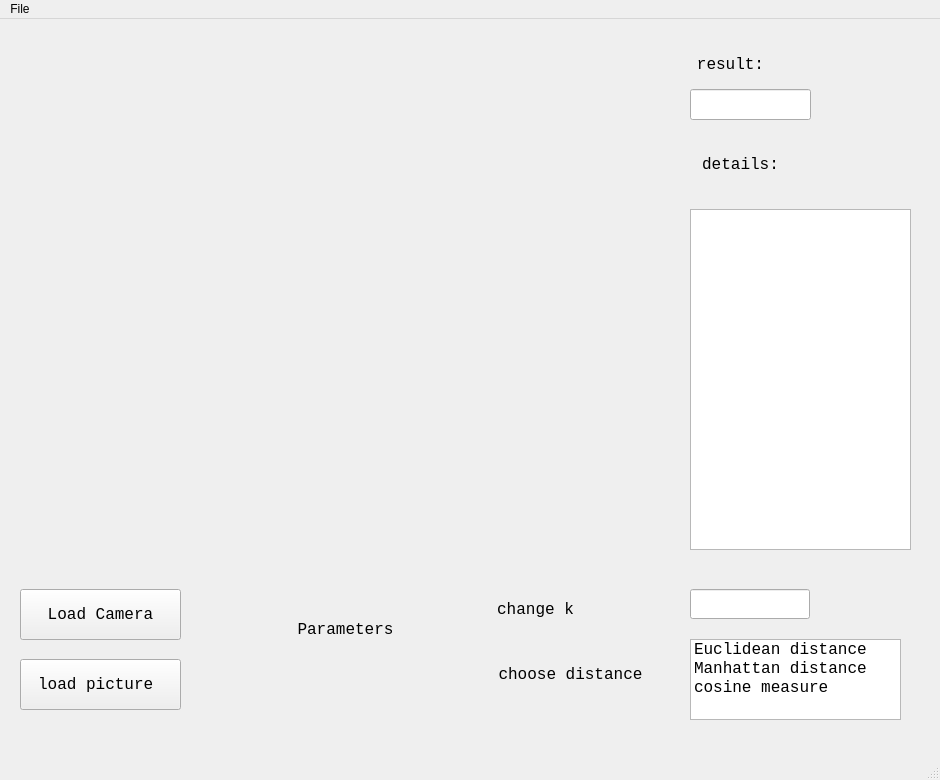
<?xml version="1.0" encoding="UTF-8"?>
<ui version="4.0">
 <class>MainWindow</class>
 <widget class="QMainWindow" name="MainWindow">
  <property name="geometry">
   <rect>
    <x>0</x>
    <y>0</y>
    <width>940</width>
    <height>780</height>
   </rect>
  </property>
  <property name="cursor">
   <cursorShape>ArrowCursor</cursorShape>
  </property>
  <property name="windowTitle">
   <string>MainWindow</string>
  </property>
  <widget class="QWidget" name="centralwidget">
   <property name="font">
    <font>
     <family>Consolas</family>
     <pointsize>12</pointsize>
     <weight>50</weight>
     <italic>false</italic>
     <bold>false</bold>
    </font>
   </property>
   <property name="styleSheet">
    <string notr="true">font: 12pt &quot;Consolas&quot;;</string>
   </property>
   <widget class="QPushButton" name="pushButton">
    <property name="enabled">
     <bool>true</bool>
    </property>
    <property name="geometry">
     <rect>
      <x>20</x>
      <y>570</y>
      <width>161</width>
      <height>51</height>
     </rect>
    </property>
    <property name="font">
     <font>
      <family>Consolas</family>
      <pointsize>12</pointsize>
      <weight>50</weight>
      <italic>false</italic>
      <bold>false</bold>
     </font>
    </property>
    <property name="text">
     <string>Load Camera</string>
    </property>
   </widget>
   <widget class="QLineEdit" name="lineEdit">
    <property name="geometry">
     <rect>
      <x>690</x>
      <y>570</y>
      <width>120</width>
      <height>30</height>
     </rect>
    </property>
   </widget>
   <widget class="QLabel" name="label">
    <property name="geometry">
     <rect>
      <x>270</x>
      <y>590</y>
      <width>151</width>
      <height>41</height>
     </rect>
    </property>
    <property name="font">
     <font>
      <family>Consolas</family>
      <pointsize>12</pointsize>
      <weight>50</weight>
      <italic>false</italic>
      <bold>false</bold>
     </font>
    </property>
    <property name="text">
     <string>Parameters</string>
    </property>
    <property name="alignment">
     <set>Qt::AlignCenter</set>
    </property>
    <property name="wordWrap">
     <bool>false</bool>
    </property>
   </widget>
   <widget class="QLabel" name="label_2">
    <property name="geometry">
     <rect>
      <x>460</x>
      <y>570</y>
      <width>151</width>
      <height>41</height>
     </rect>
    </property>
    <property name="font">
     <font>
      <family>Consolas</family>
      <pointsize>12</pointsize>
      <weight>50</weight>
      <italic>false</italic>
      <bold>false</bold>
     </font>
    </property>
    <property name="text">
     <string>change k</string>
    </property>
    <property name="alignment">
     <set>Qt::AlignCenter</set>
    </property>
    <property name="wordWrap">
     <bool>false</bool>
    </property>
   </widget>
   <widget class="QLabel" name="label_4">
    <property name="geometry">
     <rect>
      <x>460</x>
      <y>640</y>
      <width>221</width>
      <height>31</height>
     </rect>
    </property>
    <property name="font">
     <font>
      <family>Consolas</family>
      <pointsize>12</pointsize>
      <weight>50</weight>
      <italic>false</italic>
      <bold>false</bold>
     </font>
    </property>
    <property name="text">
     <string>choose distance</string>
    </property>
    <property name="alignment">
     <set>Qt::AlignCenter</set>
    </property>
    <property name="wordWrap">
     <bool>false</bool>
    </property>
   </widget>
   <widget class="QLabel" name="s_img1">
    <property name="geometry">
     <rect>
      <x>30</x>
      <y>40</y>
      <width>128</width>
      <height>128</height>
     </rect>
    </property>
    <property name="text">
     <string/>
    </property>
   </widget>
   <widget class="QListWidget" name="listWidget">
    <property name="geometry">
     <rect>
      <x>690</x>
      <y>620</y>
      <width>211</width>
      <height>81</height>
     </rect>
    </property>
    <item>
     <property name="text">
      <string>Euclidean distance</string>
     </property>
     <property name="font">
      <font>
       <weight>50</weight>
       <bold>false</bold>
       <underline>false</underline>
       <strikeout>false</strikeout>
      </font>
     </property>
     <property name="background">
      <brush brushstyle="NoBrush">
       <color alpha="255">
        <red>0</red>
        <green>0</green>
        <blue>0</blue>
       </color>
      </brush>
     </property>
    </item>
    <item>
     <property name="text">
      <string>Manhattan distance</string>
     </property>
    </item>
    <item>
     <property name="text">
      <string>cosine measure</string>
     </property>
    </item>
   </widget>
   <widget class="QLabel" name="label_5">
    <property name="geometry">
     <rect>
      <x>680</x>
      <y>30</y>
      <width>101</width>
      <height>31</height>
     </rect>
    </property>
    <property name="font">
     <font>
      <family>Consolas</family>
      <pointsize>12</pointsize>
      <weight>50</weight>
      <italic>false</italic>
      <bold>false</bold>
     </font>
    </property>
    <property name="text">
     <string>result:</string>
    </property>
    <property name="alignment">
     <set>Qt::AlignCenter</set>
    </property>
    <property name="wordWrap">
     <bool>false</bool>
    </property>
   </widget>
   <widget class="QLineEdit" name="lineEdit_2">
    <property name="geometry">
     <rect>
      <x>690</x>
      <y>70</y>
      <width>121</width>
      <height>31</height>
     </rect>
    </property>
   </widget>
   <widget class="QLabel" name="s_img2">
    <property name="geometry">
     <rect>
      <x>30</x>
      <y>160</y>
      <width>128</width>
      <height>128</height>
     </rect>
    </property>
    <property name="text">
     <string/>
    </property>
   </widget>
   <widget class="QLabel" name="s_img3">
    <property name="geometry">
     <rect>
      <x>30</x>
      <y>280</y>
      <width>128</width>
      <height>128</height>
     </rect>
    </property>
    <property name="text">
     <string/>
    </property>
   </widget>
   <widget class="QLabel" name="s_img4">
    <property name="geometry">
     <rect>
      <x>30</x>
      <y>400</y>
      <width>128</width>
      <height>128</height>
     </rect>
    </property>
    <property name="text">
     <string/>
    </property>
   </widget>
   <widget class="QLabel" name="b_img">
    <property name="geometry">
     <rect>
      <x>180</x>
      <y>40</y>
      <width>490</width>
      <height>490</height>
     </rect>
    </property>
    <property name="text">
     <string/>
    </property>
   </widget>
   <widget class="QPushButton" name="pushButton_2">
    <property name="enabled">
     <bool>true</bool>
    </property>
    <property name="geometry">
     <rect>
      <x>20</x>
      <y>640</y>
      <width>161</width>
      <height>51</height>
     </rect>
    </property>
    <property name="font">
     <font>
      <family>Consolas</family>
      <pointsize>12</pointsize>
      <weight>50</weight>
      <italic>false</italic>
      <bold>false</bold>
     </font>
    </property>
    <property name="text">
     <string>load picture </string>
    </property>
   </widget>
   <widget class="QLabel" name="label_10">
    <property name="geometry">
     <rect>
      <x>690</x>
      <y>130</y>
      <width>101</width>
      <height>31</height>
     </rect>
    </property>
    <property name="font">
     <font>
      <family>Consolas</family>
      <pointsize>12</pointsize>
      <weight>50</weight>
      <italic>false</italic>
      <bold>false</bold>
     </font>
    </property>
    <property name="text">
     <string>details:</string>
    </property>
    <property name="alignment">
     <set>Qt::AlignCenter</set>
    </property>
    <property name="wordWrap">
     <bool>false</bool>
    </property>
   </widget>
   <widget class="QTextBrowser" name="textBrowser">
    <property name="geometry">
     <rect>
      <x>690</x>
      <y>190</y>
      <width>221</width>
      <height>341</height>
     </rect>
    </property>
   </widget>
  </widget>
  <widget class="QMenuBar" name="menubar">
   <property name="geometry">
    <rect>
     <x>0</x>
     <y>0</y>
     <width>940</width>
     <height>26</height>
    </rect>
   </property>
   <widget class="QMenu" name="menufirst_blood">
    <property name="title">
     <string>File</string>
    </property>
    <addaction name="actionfile"/>
    <addaction name="actionsettings"/>
   </widget>
   <addaction name="menufirst_blood"/>
  </widget>
  <widget class="QStatusBar" name="statusbar"/>
  <action name="actionfile">
   <property name="text">
    <string>open image</string>
   </property>
   <property name="font">
    <font>
     <family>Consolas</family>
    </font>
   </property>
   <property name="shortcut">
    <string>Ctrl+1</string>
   </property>
  </action>
  <action name="actionsettings">
   <property name="text">
    <string>exit</string>
   </property>
   <property name="font">
    <font>
     <family>Consolas</family>
    </font>
   </property>
   <property name="shortcut">
    <string>Ctrl+2</string>
   </property>
  </action>
  <action name="actiontool1">
   <property name="text">
    <string>tool1</string>
   </property>
   <property name="font">
    <font>
     <family>Consolas</family>
     <pointsize>9</pointsize>
    </font>
   </property>
   <property name="shortcut">
    <string>Ctrl+A</string>
   </property>
  </action>
  <action name="actiontool2">
   <property name="text">
    <string>tool2</string>
   </property>
   <property name="font">
    <font>
     <family>Consolas</family>
    </font>
   </property>
   <property name="shortcut">
    <string>Ctrl+B</string>
   </property>
  </action>
  <action name="actiontool3">
   <property name="text">
    <string>tool3</string>
   </property>
   <property name="font">
    <font>
     <family>Consolas</family>
     <pointsize>10</pointsize>
     <weight>50</weight>
     <bold>false</bold>
    </font>
   </property>
   <property name="shortcut">
    <string>Ctrl+C</string>
   </property>
  </action>
 </widget>
 <resources/>
 <connections/>
</ui>
